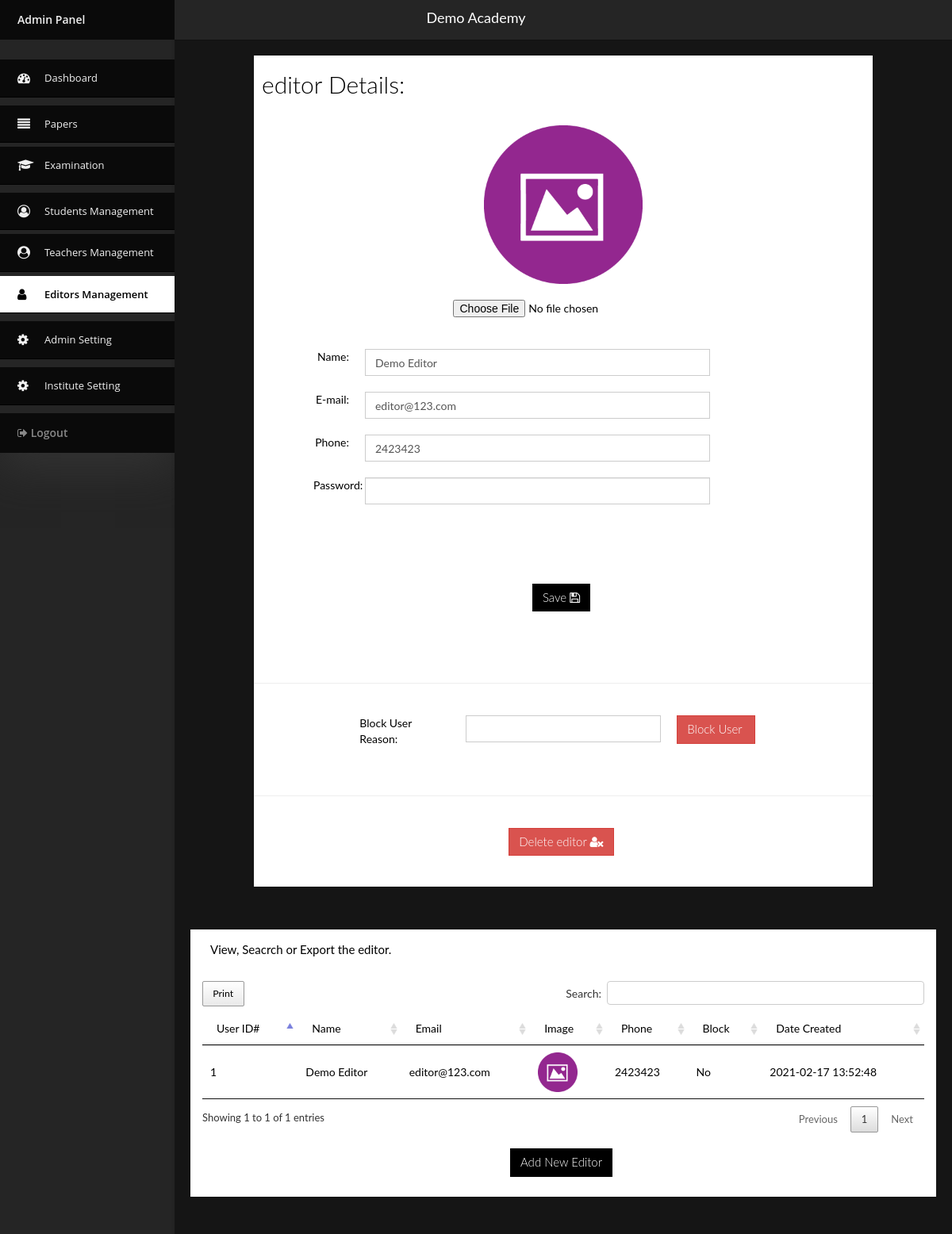
The app's page /admin757/editors-1 (signed in) with its own data.
### tables this page shows
CREATE TABLE IF NOT EXISTS `contact` (
  `id` int(11) NOT NULL AUTO_INCREMENT,
  `sitename` text,
  `logo` text,
  `phone` text,
  `email` text,
  `address` text,
  `gmaps` text,
  `cover` text,
  `post` text,
  `fpost` text,
  `facebook` text,
  `twitter` text,
  `insta` text,
  `youtube` text,
  PRIMARY KEY (`id`)
);

CREATE TABLE IF NOT EXISTS `editor` (
  `id` int(11) NOT NULL AUTO_INCREMENT,
  `name` text NOT NULL,
  `email` varchar(31) NOT NULL,
  `password` varchar(21) NOT NULL,
  `img` text,
  `phone` text,
  `block` int(11) DEFAULT '0',
  `blockres` text,
  `created_at` timestamp NOT NULL DEFAULT CURRENT_TIMESTAMP,
  PRIMARY KEY (`id`)
);

### admin757/editors.php (the view, shortened to what this page needs)
<html>
<head>
  <?php include('include/head.php') ?>
  <?php if(!empty( $_GET['editor_name'])) $page = $_GET['editor_name'] ?>
  <?php if(empty( $_GET['page_name'])) $link = 'editors' ?>
  <link rel="stylesheet" type="text/css"  href="dt/jquery.dataTables.min.css" />
  <link rel="stylesheet" type="text/css"  href="dt/buttons.dataTables.min.css" />
</head>
<body onload="showtoast()"  class="page-header-fixed bg-1 sidebar-nav">
  <div class="modal-shiftfix">
    <?php include('include/header.php') ?>
    <?php if (!empty($page)) {
      ?>
                                <form method="post" action="" enctype="multipart/form-data">
      <div class="container-fluid main-content">
        <div class="row">
          <div class="col-lg-1">
          </div>
          <div class="col-lg-10">
            <div class="widget-container fluid-height clearfix overflow">
      <?php
      $rows =mysqli_query($con,"SELECT * FROM editor WHERE id ='$page'" ) or die(mysqli_error($con));
      while($row=mysqli_fetch_array($rows)){
    $actid = $row['id'];
    $actname = $row['name'];
    $actemail = $row['email'];
    $actphone = $row['phone'];
    $actpic = $row['img'];
        $block = $row['block'];
        $blockres = $row['blockres'];
      }
      ?>
        <div class="col-md-12">
          <br>
          <h2>editor Details: </h2>
          <br>
          <div class="row">
            <div class="col-md-12 text-center">
              <img src="../images/editors/<?php echo $actpic ?>" style="width: 200px">
              <br>
              <br>
              <center>
              <input type="file" name="img">
              </center>
             </div>
           </div>
          <br>
          <div class="row">
            <div class="col-md-1 text-right"></div>
            <div class="col-md-1 text-right">Name: </div>
            <div class="col-md-7">
              <input type="text" name="newactname" value="<?php echo $actname ?>" class="form-control">
             </div>
           </div>
          <div class="row">
            <div class="col-md-1 text-right"></div>
            <div class="col-md-1 text-right">E-mail: </div>
            <div class="col-md-7">
              <input type="text" name="newactemail" value="<?php echo $actemail ?>" class="form-control">
             </div>
  </div>
          <div class="row">
            <div class="col-md-1 text-right"></div>
            <div class="col-md-1 text-right">Phone: </div>
            <div class="col-md-7">
              <input type="text" name="newactphone" value="<?php echo $actphone ?>" class="form-control">
             </div>
  </div>
          <div class="row">
            <div class="col-md-1 text-right"></div>
            <div class="col-md-1 text-right">Password: </div>
            <div class="col-md-7">
              <input  autocomplete="off" type="password" name="newactpass" value="" class="form-control">
             </div>
           </div>
             <br>
             <br>
             <br>
</div>
<div class="row" style="padding-bottom:25px">
  <div class="col-md-2">
  </div>
  <div class="col-md-8 text-center">
  <button class="btn btn-primary" name="savepro" value="<?php echo $actid ?>">Save <i class="fa fa-save"></i> </button>
</div>
</div>
</form>
<br><hr><br>
                                <form method="post" action="" enctype="multipart/form-data">
<div class="row">
  <div class="col-md-2">
  </div>
  <div class="col-md-2">
    Block User Reason:
  </div>
  <div class="col-md-4">
    <input type="text" value="<?php echo $blockres ?>" name="blockres" class="form-control">
  </div>
  <div class="col-md-2">
    <?php if($block==0){ ?>
  <button class="btn btn-danger" name="block" value="<?php echo $actid ?>">Block User <i class="fa fa-user-lock"></i> </button>
<?php }else{ ?>
  <button class="btn btn-success" name="unblock" value="<?php echo $actid ?>">Unblock User <i class="fa fa-user-check"></i> </button>
<?php } ?>
  </div>
</div>
<br><hr><br>
                                <form method="post" action="" enctype="multipart/form-data">
<div class="row">
  <div class="col-md-12 text-center">
  <button class="btn btn-danger" name="deluser" value="<?php echo $actid ?>">Delete editor <i class="fa fa-user-times"></i> </button>
  </div>
</div>
        </div>
<?php } ?>
<div class="">
  <div class="row">
    <div class="col-md-12">
      <div class="widget-container fluid-height clearfix overflow">
        <div class="heading">
          <i class="fa fa-editor"></i>View, Seacrch or Export the editor.
        </div>
        <div class="widget-content padded clearfix">
          <table class="table "  id="example" >
            <thead>
             <tr>
              <td>User ID#</td>
              <td>Name</td>
              <td>Email </td>
              <td>Image</td>
              <td>Phone</td>
              <td>Block</td>
              <td>Date Created </td>
            </tr>
          </thead>
          <tbody>
            <?php
    $rows =mysqli_query($con,"SELECT * FROM editor" ) or die(mysqli_error($con));
  while($row=mysqli_fetch_array($rows)){
    $actid = $row['id'];
    $actname = $row['name'];
    $actemail = $row['email'];
    $actpic = $row['img'];
    $actphone = $row['phone'];
    $datec = $row['created_at'];
        $block = $row['block'];
                ?>
                <tr style="<?php if($block==1)echo "background: #ff000050"; ?> " class="orow" onclick="window.location='editors-<?php echo $actid ?>'">
                  <td>
                   <?php echo $actid ?>
                 </td>
                 <td> <?php echo $actname ?> </td>
                 <td> <?php echo $actemail ?> </td>
                 <td><img src="../images/editors/<?php echo $actpic ?>" class="minicartimg"></td>
                 <td><?php echo $actphone ?></td>
                 <td>
                  <?php if($block==0) echo "No"; else echo "Yes"; ?>
                  </td>
                 <td><?php echo $datec ?></td>
              </tr>
            <?php }  ?>
          </tbody>
        </table>
      </div>
      <div class="text-center">
                      <button type="button" class="btn btn-primary" data-toggle="modal" data-target="#exampleModal">
                        Add New Editor
                      </button>
                      <br>
                      <br>
      </div>
    </div>
  </div>
</div>
</div>
<div class="space"></div>
</body>
</html>

### admin757/include/header.php (shortened to what this page needs)
<div class="navbar navbar-fixed-top">
    <div class="sitetext">
       <center><?php echo $sitename ?> </center>
    </div>
    <div class="container-fluid main-nav clearfix">
    <div class="nav-collapse">
      <ul class="nav">
        <div id="jquery-accordion-menu" class="jquery-accordion-menu black">
        <div class="jquery-accordion-menu-header" style="margin-bottom: 25px;">Admin Panel</div>
        <ul>
          <li><a <?php if($link=='index') echo'class="active"'?> href="index"> <i class="fa fa-dashboard"></i> Dashboard </a></li>
          <li><a <?php if($link=='papers') echo'class="active"'?> href="papers"> <i class="fa fa-align-justify"></i> Papers  </a></li>
          <li><a <?php if($link=='exams') echo'class="active"'?> href="exams"> <i class="fa fa-graduation-cap"></i> Examination </a></li>
          <li><a <?php if($link=='students') echo'class="active"'?> href="students"> <i class="fa fa-user-circle-o"></i> Students Management </a></li>
          <li><a <?php if($link=='teachers') echo'class="active"'?> href="teachers"> <i class="fa fa-user-circle"></i> Teachers Management </a></li>
          <li><a <?php if($link=='editors') echo'class="active"'?> href="editors"> <i class="fa fa-user"></i> Editors Management </a></li>
          <li><a <?php if($link=='manages') echo'class="active"'?> href="manages"><i class="fa fa-cog"></i>Admin Setting </a></li>
          <li><a <?php if($link=='contact') echo'class="active"'?> href="contact"><i class="fa fa-cog"></i>Institute Setting </a></li>
        </ul>
        <div class="jquery-accordion-menu-footer"><a href="logout.php" style="color: #888"> <i class="fa fa-sign-out  "></i> Logout </a> </div>
      </div>
      </ul>
    </div>
  </div>
</div>

### admin757/stylesheets/datatables.css (style rules this page uses)
table.dataTable { clear:both; margin-bottom: 10px; }

### admin757/newadmin/menu.css (style rules this page uses)
* { box-sizing:border-box; -moz-box-sizing:border-box; -webkit-box-sizing:border-box; }
body { background: #f0f0f0; }
.jquery-accordion-menu,.jquery-accordion-menu { font-family:'Open Sans',sans-serif;box-sizing:border-box;-moz-box-sizing:border-box;-webkit-box-sizing:border-box;outline:0 }
.jquery-accordion-menu { min-width:260px;float:left;position:relative;box-shadow:0 20px 50px #333 }
.jquery-accordion-menu .jquery-accordion-menu-footer,.jquery-accordion-menu .jquery-accordion-menu-header { width:100%;height:50px;padding-left:22px;float:left;line-height:50px;font-weight:600;color:#f0f0f0;background:#414956 }
.jquery-accordion-menu ul { margin:0;padding:0;list-style:none }
.jquery-accordion-menu ul li { width:100%;display:block;float:left;position:relative }
.jquery-accordion-menu ul li a { width:100%;padding:14px 22px;float:left;text-decoration:none;color:#f0f0f0;font-size:13px;background:#414956;white-space:nowrap;position:relative;overflow:hidden;-o-transition:color .2s linear,background .2s linear;-moz-transition:color .2s linear,background .2s linear;-webkit-transition:color .2s linear,background .2s linear;transition:color .2s linear,background .2s linear }
.jquery-accordion-menu>ul>li>a { border-bottom:solid 1px #3b424d }
.jquery-accordion-menu ul li a i { width:34px;float:left;line-height:18px;font-size:16px;text-align:left }
.black.jquery-accordion-menu .jquery-accordion-menu-footer,.black.jquery-accordion-menu .jquery-accordion-menu-header,.black.jquery-accordion-menu ul li a { background:#292929 }
.black.jquery-accordion-menu>ul>li>a { border-bottom-color:#222 }

### admin757/custom.css (style rules this page uses)
:root { --theme-color: #000; --theme-text: #fff; --text-color: #000; --hover-color: #7d0000; }
a { color:var(--theme-color); }
.form-control { border-radius:0px; }
.btn { border-radius:0px; }
.btn { font-size: 15px; }
table { width: 100%; }
.space { height: 400px; }
.minicartimg { width: 50px; }
.overflow { overflow: auto !important; }
.orow { cursor: pointer; transition: linear 0.2s; }
.sitetext { padding: 10px; color: #fff; font-size: 18px; }
body.sidebar-nav .navbar .container-fluid.main-nav { background: #252525; }
body.sidebar-nav .navbar .container-fluid.main-nav { padding-top: 0px; }
.jquery-accordion-menu { min-width: 200; }
body.sidebar-nav .navbar { height: 50px !important; background: #252525; }
body.bg-1 { background: #151515; }
body.sidebar-nav .navbar .container-fluid.main-nav .nav-collapse .nav { padding-left: 0px; text-align: left; }
.black.jquery-accordion-menu>ul>li>a.active { background: #ffffff; color: var(--theme-color); font-weight: 600; }
.black.jquery-accordion-menu .jquery-accordion-menu-footer, .black.jquery-accordion-menu .jquery-accordion-menu-header, .black.jquery-accordion-menu ul li a { background: #0a0a0a; }
.black.jquery-accordion-menu>ul>li>a { border-bottom-color: var(--theme-color); }

### records on screen
contact: sitename "Demo Academy"
editor: img (picture), newactname "Demo Editor", newactemail "editor@123.com", newactphone "2423423", id "1", name "Demo Editor", email "editor@123.com", phone "2423423", block "No", created_at "2021-02-17 13:52:48"
